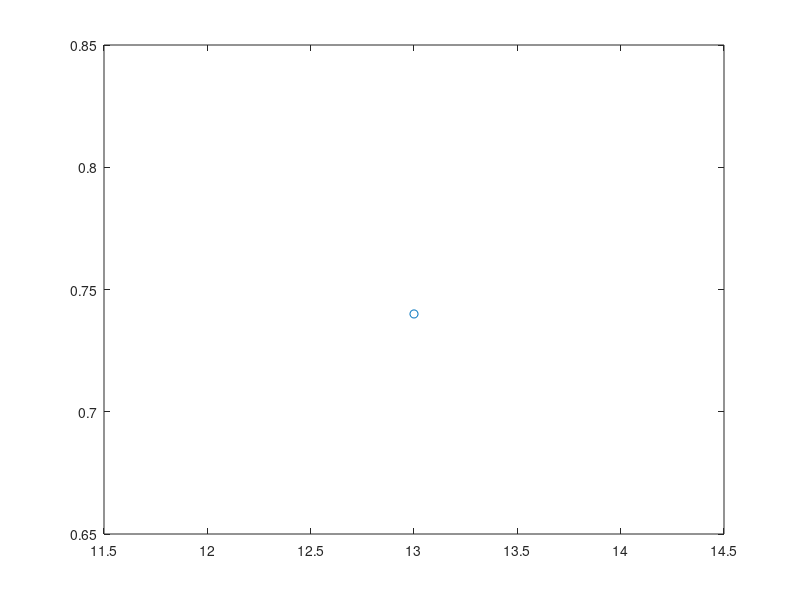

Here is the MATLAB script that generated this plot: (Note: this script raises an error after producing the figure.)
close all
clear all
clc

figure
plot(13,0.74,'o');hold on;
for ss = 12:-1:2
    ss_n = ss;
    max_trial = 0;
    Data    =  ReadData_sub('LCData',max_trial,ss_n);
    % fprintf('For first %d trials, we have %d samples\t',max_trial,Data.n);
    a       =  1;
    b       =  21;
    % See_min =  100;
    R2_max  =  0;
    % r2_max  =  0;
    % R2_max_comb = 0;
    R.s_min   = 0;
    R.d_min   = 0;
    % R.p_min   = 0;
    % R.par_min =[];

    for i=a:1:b  
        Model.ParIndex = [1 4];
        Model.s =  i;
        Model   =  CrossValidation(Data,Model);
    %     [see_min,j]  =  min(Model.See);
        [r2_max,j] =  max(Model.R_sq);

        if r2_max > R2_max
            R2_max = r2_max;
            R.s_min   = i;
            R.d_min   = j;
    %         R.p_min   = p;
    %         R.par_min = C(l,:);
        end
%              fprintf('%f \t %f\n',i,R2_max);
        warning off
    end
    R2_this_comb = R2_max;
    fprintf('sample size = %d\t',ss_n);
    fprintf('R2 = %f\t',R2_this_comb);
    fprintf('%d %d\n',R.s_min,R.d_min);
    plot(ss_n,R2_this_comb,'o-');hold on;
end
figure('rend','painters','pos',[150 150 220 200])
x = 2:13;
y = [0,0,0.068312,0,0,0,0,0,0,0.586508,0.553513,0.74];
h_plot = plot(x,y,'-.o');
set(h_plot                               ,...
    'LineStyle'         ,'-.'         ,...
    'LineWidth'         ,1.0            ,...
    'Marker'            ,'o'            ,...
    'MarkerSize'        , 4             ,...
    'MarkerEdgeColor'   ,[.2,.2,.2]            );
ylim([0 1])
xlim([5 13])
